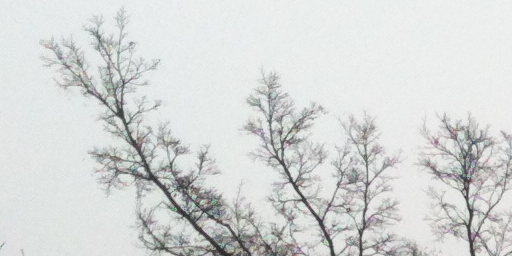
#> input picture inputs/00003.png, 512 x 256 px, given in place of A3_5000.png, which was not available
$ python combine.py
#> lines starting #> are read from the running program, lines starting #| are printed output that depends on the picture; pictures that were not available may be replaced by others from this repository, and a replacement may not be noted
if __name__ == "__main__":
    import argparse
    parser = argparse.ArgumentParser()
    parser.add_argument('--img_path', default=r"..\inputs\img_015_SRF_4_HR.png", help='image path')
    parser.add_argument('--layer_name', default=r"A3", help='Attention layer to combine')
    parser.add_argument('--heatmap_path', default=r".\Visual\\", help='path to the heat map')
    parser.add_argument('--save_path', default=r".\Combined", help='path to save the combined heat map')

    args = parser.parse_args()
    imgpath = args.img_path
    layer = args.layer_name
    heatmap_dir = args.heatmap_path
    save_dir = args.save_path
    import os
    import shutil
    if not os.path.exists(save_dir):
        os.mkdir(save_dir)
    else:
        shutil.rmtree(save_dir)
        os.mkdir(save_dir)

    import cv2
    tmp = cv2.imread(heatmap_dir + layer + "_" + str(5000) + ".png")
#> tmp is the input picture: shape (256, 512, 3); mean B, G, R 214.6, 215.5, 213.1
    shape = tmp.shape
#> shape = (256, 512, 3)
    img = cv2.imread(imgpath)
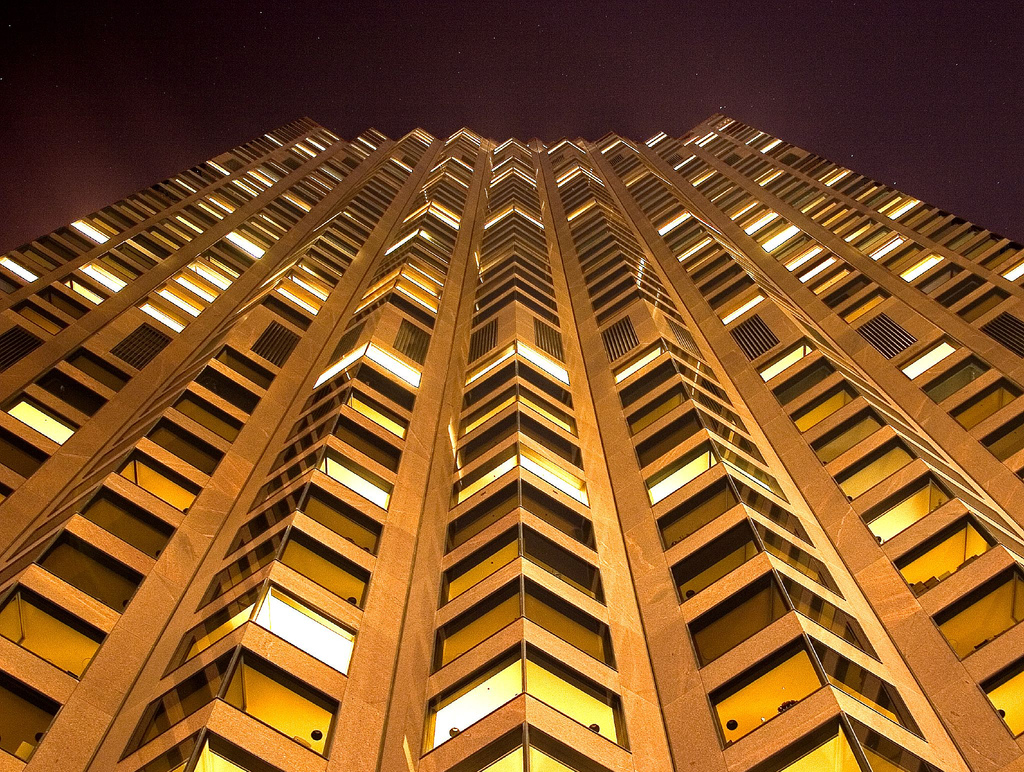
#> input picture inputs/img_015_SRF_4_HR.png, 1024 x 772 px, found by its file name
#> img is the input picture: shape (772, 1024, 3); mean B, G, R 38.9, 83.9, 129.9
    img = cv2.resize(img, (shape[1], shape[0]))
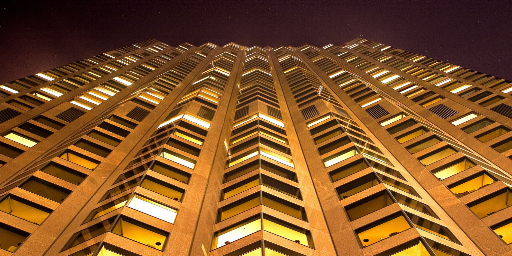
#> img: shape (256, 512, 3); mean B, G, R 38.8, 83.8, 129.7

    for i in range(5000, 400000, 5000):
        heat_path = heatmap_dir + layer + "_" + str(i) + ".png"
        A = cv2.imread(heat_path)
        print(img.shape, A.shape)
#| (256, 512, 3) (256, 512, 3)
        add_img = cv2.addWeighted(img, 0.3, A, 0.7, 0)
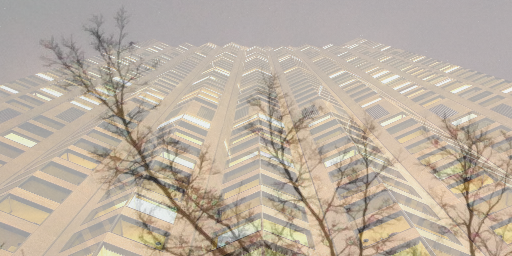
#> add_img: shape (256, 512, 3); mean B, G, R 161.9, 176, 188.1
#> (the run stopped early here; a loop or call above may not have finished)
